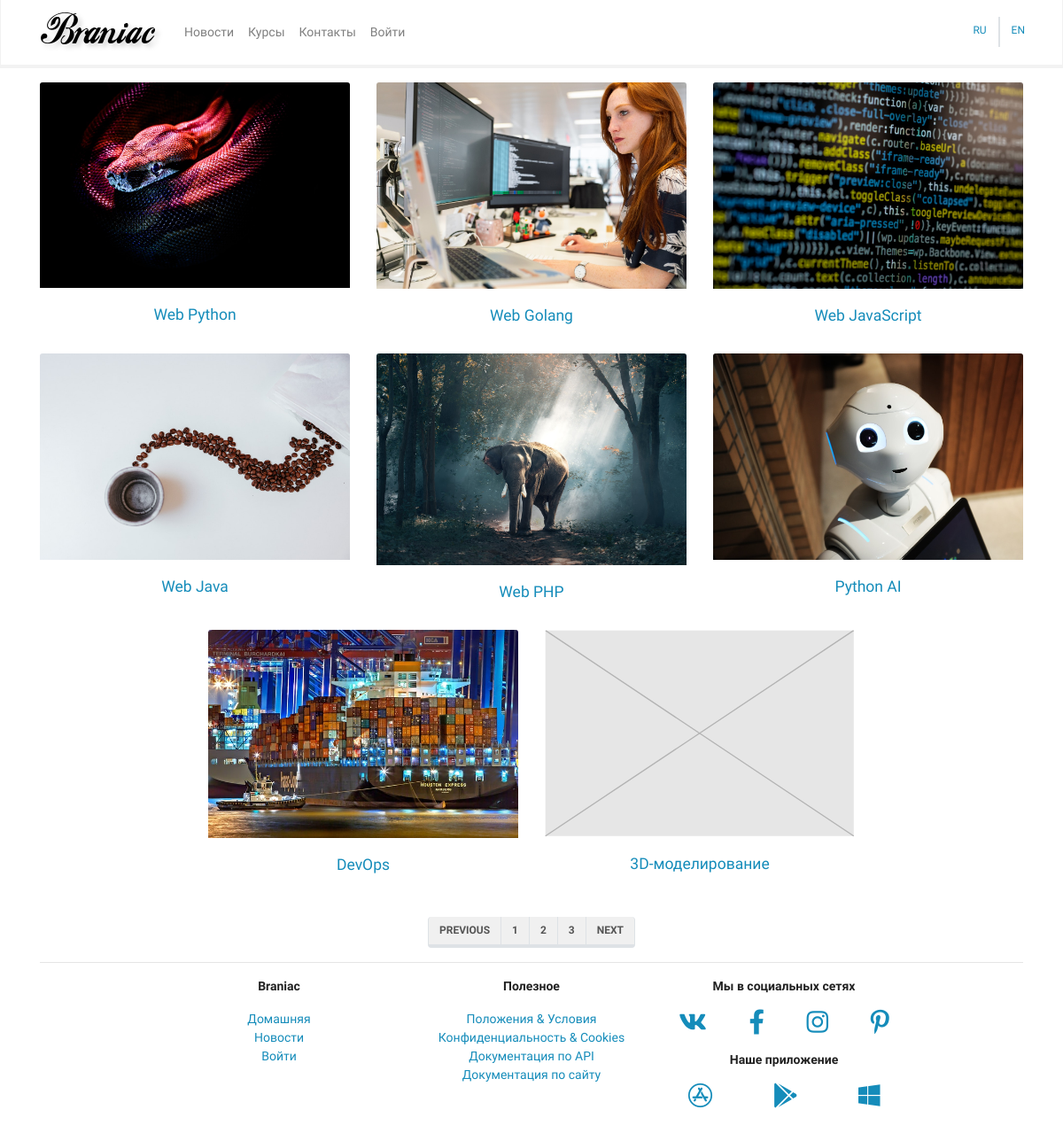
The app's page /mainapp/courses/ with its own data.
### mainapp/models.py (models this page shows, shortened)
class BaseModel(models.Model):
    created = models.DateTimeField(auto_now_add=True, verbose_name=_("Created"), editable=False)
    updated = models.DateTimeField(auto_now=True, verbose_name=_("Edited"), editable=False)
    deleted = models.BooleanField(default=False)
    class Meta:
        abstract = True
        ordering = ("-created",)

class Course(BaseModel):
    objects = CourseManager()
    name = models.CharField(max_length=256, verbose_name=_("Name"))
    description = models.TextField(verbose_name=_("Description"), blank=True, null=True)
    description_as_markdown = models.BooleanField(default=False, verbose_name=_("As markdown"))
    cost = models.DecimalField(max_digits=8, decimal_places=2, verbose_name=_("Cost"), default=0)
    cover = models.CharField(max_length=25, default="no_image.svg", verbose_name=_("Cover"))
    class Meta:
        verbose_name = "курс"
        verbose_name_plural = "курсы"

### mainapp/views.py (the view)
# urls.py: path('courses/', cache_page(300)(views.CoursesListView.as_view()), name='courses'),
class CoursesListView(ListView):
    template_name = 'mainapp/course_list.html'
    model = Course

### mainapp/models.py (called while the page is built)
    def get_queryset(self):
        return super().get_queryset().filter(deleted=False)

### mainapp/templates/mainapp/course_list.html (shortened to what this page needs)
{% extends 'mainapp/base.html' %}
{% load static %}
{% block content %}
    <div class="row justify-content-center mt-3">
        {% for item in object_list %}
            <div class="card col-sm-12 col-md-6 col-lg-4 border-0">
                <a href="{% url 'mainapp:courses_detail' pk=item.pk %}">
                    <img src="{% static item.cover %}" class="card-img-top" alt="...">
                    <div class="card-body">
                        <h5 class="card-title text-center">{{ item.name }}</h5>
                    </div>
                </a>
            </div>
        {% endfor %}
    </div>
    <div class="row justify-content-center align-items-center mt-3 mb-n3">
        <nav aria-label="Page navigation example">
            <ul class="pagination">
                <li class="page-item"><a class="page-link" href="#">Previous</a></li>
                <li class="page-item"><a class="page-link" href="#">1</a></li>
                <li class="page-item"><a class="page-link" href="#">2</a></li>
                <li class="page-item"><a class="page-link" href="#">3</a></li>
                <li class="page-item"><a class="page-link" href="#">Next</a></li>
            </ul>
        </nav>
    </div>
{% endblock content %}

### records on screen
Course: cover (picture), name "Web Python"
Course: cover (picture), name "Web Golang"
Course: cover (picture), name "Web JavaScript"
Course: cover (picture), name "Web Java"
Course: cover (picture), name "Web PHP"
Course: cover (picture), name "Python AI"
Course: cover (picture), name "DevOps"
Course: cover (placeholder picture), name "3D-моделирование"
